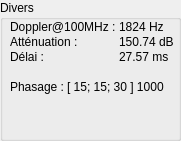
  <widget class="QGroupBox" name="grpSignal">
   <property name="geometry">
    <rect>
     <x>608</x>
     <y>65</y>
     <width>181</width>
     <height>141</height>
    </rect>
   </property>
   <property name="title">
    <string>Divers</string>
   </property>
   <widget class="QWidget" name="formLayoutWidget_36">
    <property name="geometry">
     <rect>
      <x>10</x>
      <y>20</y>
      <width>171</width>
      <height>52</height>
     </rect>
    </property>
    <layout class="QFormLayout" name="formLayout_signal">
     <property name="sizeConstraint">
      <enum>QLayout::SetFixedSize</enum>
     </property>
     <property name="labelAlignment">
      <set>Qt::AlignLeading|Qt::AlignLeft|Qt::AlignVCenter</set>
     </property>
     <property name="horizontalSpacing">
      <number>3</number>
     </property>
     <property name="verticalSpacing">
      <number>1</number>
     </property>
     <item row="0" column="0">
      <widget class="QLabel" name="lbl_doppler">
       <property name="text">
        <string extracomment="Doppler effect at 100 Mega Hertz">Doppler@100MHz :</string>
       </property>
      </widget>
     </item>
     <item row="1" column="0">
      <widget class="QLabel" name="lbl_attenuation">
       <property name="text">
        <string>Atténuation :</string>
       </property>
      </widget>
     </item>
     <item row="2" column="0">
      <widget class="QLabel" name="lbl_delai">
       <property name="text">
        <string extracomment="Delay of signal at light speed">Délai :</string>
       </property>
      </widget>
     </item>
     <item row="0" column="1">
      <widget class="QLabel" name="doppler">
       <property name="text">
        <string notr="true">1824 Hz</string>
       </property>
      </widget>
     </item>
     <item row="1" column="1">
      <widget class="QLabel" name="attenuation">
       <property name="text">
        <string notr="true">150.74 dB</string>
       </property>
      </widget>
     </item>
     <item row="2" column="1">
      <widget class="QLabel" name="delai">
       <property name="text">
        <string notr="true">27.57 ms</string>
       </property>
      </widget>
     </item>
    </layout>
   </widget>
   <widget class="QWidget" name="formLayoutWidget_58">
    <property name="geometry">
     <rect>
      <x>10</x>
      <y>80</y>
      <width>161</width>
      <height>18</height>
     </rect>
    </property>
    <layout class="QFormLayout" name="formLayout_phasage">
     <property name="labelAlignment">
      <set>Qt::AlignLeading|Qt::AlignLeft|Qt::AlignVCenter</set>
     </property>
     <property name="horizontalSpacing">
      <number>2</number>
     </property>
     <property name="verticalSpacing">
      <number>0</number>
     </property>
     <item row="0" column="0">
      <widget class="QLabel" name="lbl_phasage">
       <property name="text">
        <string>Phasage :</string>
       </property>
      </widget>
     </item>
     <item row="0" column="1">
      <widget class="QLabel" name="phasage">
       <property name="text">
        <string notr="true">[ 15; 15; 30 ] 1000</string>
       </property>
      </widget>
     </item>
    </layout>
   </widget>
  </widget>
